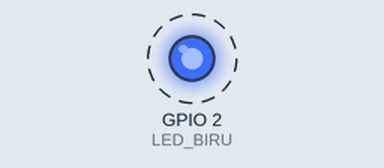
Recording of a sketch running on a simulated ESP32. Shown: output pins drawn as LEDs (lit = HIGH). Dashed ring = blinking. What the sketch prints to the serial monitor is not drawn.

Above: at 0.5 s.
Timing chart, 0 to 4.6 s (numbered marks = the images above):
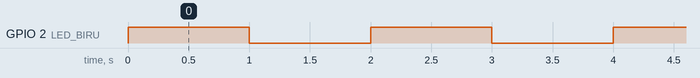

The sketch:

p2_blink_led_biru.ino
```cpp
/*
 * BAB 7 - Program 2: LED Biru Berkedip (Blink)
 * Menyalakan dan memadamkan LED biru bawaan board (IO2) setiap 1 detik,
 * sambil menampilkan statusnya di Serial Monitor.
 *
 * Hardware : ESP32 DEVKIT V1 di kit Bluino
 * Pin      : IO2 = LED biru bawaan board
 *            (opsional: LED biru kit, pin LED3 di header LED → IO2)
 * Alat uji : Serial Monitor, baud 115200
 */

// ---------- Pengaturan pin ----------
#define LED_BIRU 2  // LED biru terhubung ke IO2

// ---------- Pengaturan waktu ----------
const int JEDA_KEDIP = 1000;  // lama LED menyala/padam dalam milidetik (1000 ms = 1 detik)

void setup() {
  Serial.begin(115200);
  pinMode(LED_BIRU, OUTPUT);  // jadikan IO2 sebagai OUTPUT (pin pengirim sinyal)
  Serial.println("Program Blink dimulai!");
}

void loop() {
  digitalWrite(LED_BIRU, HIGH);  // HIGH = pin bertegangan 3.3 V → LED menyala
  Serial.println("LED: NYALA");
  delay(JEDA_KEDIP);             // tunggu selama JEDA_KEDIP milidetik

  digitalWrite(LED_BIRU, LOW);   // LOW = pin 0 V → LED padam
  Serial.println("LED: PADAM");
  delay(JEDA_KEDIP);
}
```

Measured:
- by itself, GPIO 2 (LED_BIRU): alternates HIGH for 1.0 s and LOW for 1.0 s
